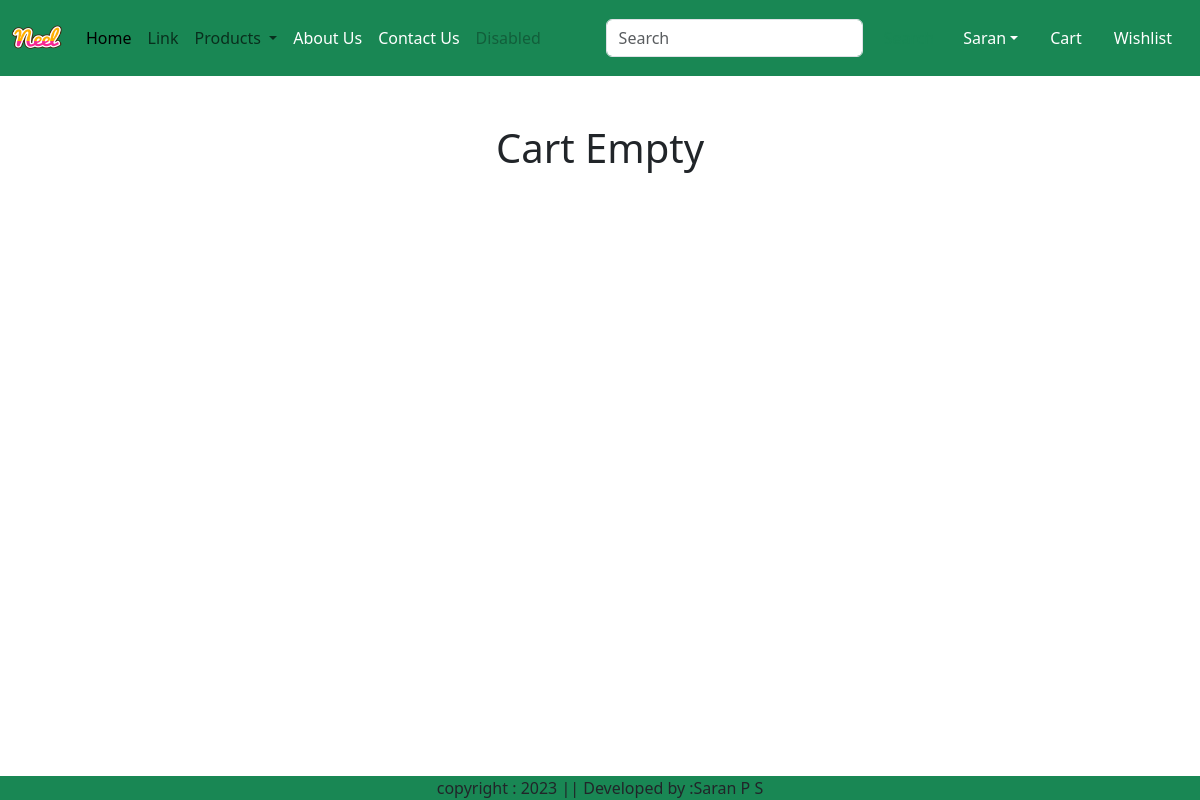
The app's page /cart/ (signed in), older data.
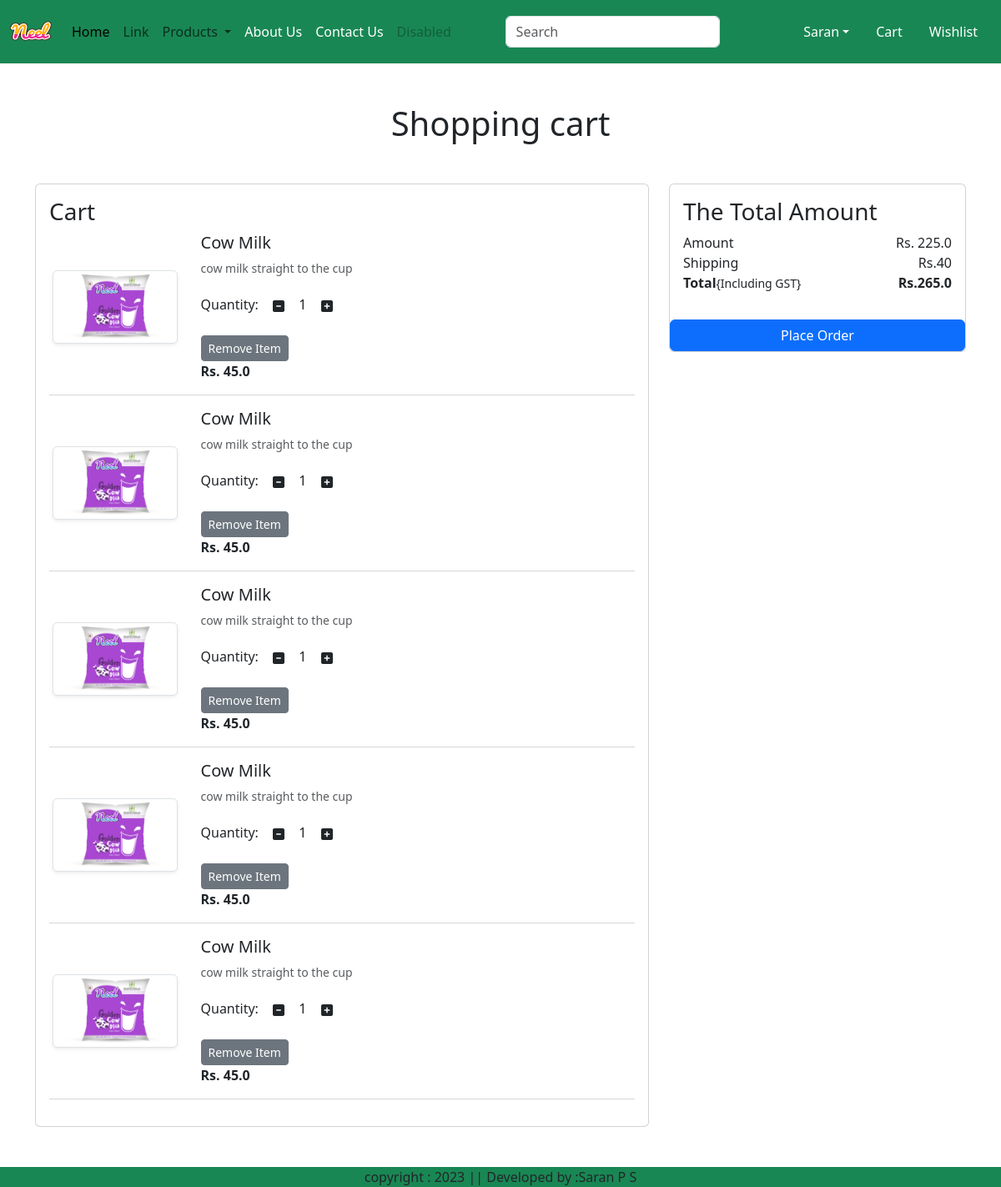
The same page, newer data.
### app/models.py (models this page shows, shortened)
class Cart(models.Model):
    user=models.ForeignKey(User,on_delete=models.CASCADE)
    product=models.ForeignKey(Product,on_delete=models.CASCADE)
    quantity=models.PositiveIntegerField(default=1)

class Product(models.Model):
    title=models.CharField(max_length=100)
    selling_price=models.FloatField()
    discounted_price=models.FloatField()
    description=models.TextField()
    composition=models.TextField(default='')
    prodapp=models.TextField(default='')
    category=models.CharField(choices=CATEGORY_CHOICES,max_length=2)
    product_image=models.ImageField(upload_to='product')

### app/views.py (the view)
# urls.py: path('cart/',views.show_cart,name='showcart'),
def show_cart(request):
    user=request.user
    cart=Cart.objects.filter(user=user)
    amount=0
    for p in cart:
        value=p.quantity*p.product.discounted_price
        amount=amount+value
    totalamount=amount+40
    return render(request,'app/addtocart.html',locals())

### app/templates/app/addtocart.html (shortened to what this page needs)
{% extends 'app/base.html' %}
{% load static  %}
{% block main-content %}
<div class='container my-5'>
    <div class='row'>
        {% if cart %}
        <h1 class='text-center mb-5'> Shopping cart</h1>
        <div class='col-sm-8'>
            <div class='card'>
                <div class='card-body'>
                    <h3>Cart</h3>
                    {% for item in cart %}
                    <div class='row'>
                        <div class='col-sm-3 text-center align-self-center'><img src='{{item.product.product_image.url}}' alt='' srcset='' class='img-fluid img-thumbnail shadow-sm' height='150' width='150'></div>
                            <div class='col-sm-9'>
                                <div>
                                    <h5>{{item.product.title}}</h5>
                                    <p class='mb-2 text-muted small'>{{item.product.description}}</p>
                                    <div class='my-3'>
                                    <label for='quantity'>Quantity:</lable>
                                        <a class='minus-cart btn' pid={{item.product.id}}><i class='fas fa-minus-square fa-ig'></i></a>
                                            <span id='quantity'>{{item.quantity}}</span>
                                        <a class='plus-cart btn' pid={{item.product.id}}><i class='fas fa-plus-square fa-ig'></i></a>
                                    </div>
                                    <div classs='d-flex justify-content-between'>
                                        <a href='#' class='remove-cart btn btn-sm btn-secondary mr-3' pid={{item.product.id}}>Remove Item</a>
                                        <p class='mb-0'><span><strong>Rs. {{item.product.discounted_price}}</strong></span></p>
                                    </div>
                                </div>
                            </div>
                        </div>
                    <hr class='text-muted'>
                    {% endfor %}
                </div>
            </div>
        </div>
        <div class='col-sm-4'>
            <div class='card'>
                <div class='card-body'>
                    <h3>The Total Amount </h3>
                    <ul class='list-group'>
                        <li class='list-group-items d-flex justify-content-between align-items-center border=0 px-0 pb-0'>Amount<span id='amount'>Rs. {{amount}}</span></li>
                        <li class='list-group-items d-flex justify-content-between align-items-center px-0 '>Shipping<span >Rs.40 </span></li>
                        <li class='list-group-items d-flex justify-content-between align-items-center border=0 px-0 mb-3'>
                        <div>
                            <strong>Total</strong><small>{Including GST}</small>
                        </div>
                        <span id='totalamount'><strong>Rs.{{totalamount}}</strong><span>
                        </li>
                    </ul>
                    </div class='d-grid'><a href='#' class='btn btn-primary'>Place Order</a></div>
                </div>
            </div>
        </div>
        {% else %}
            <h1 class='text-center mb-5'>Cart Empty</h1>
        {% endif %}
    </div>
</div>
{% endblock main-content%}

### app/templates/app/base.html (shortened to what this page needs)
<!DOCTYPE html>
{% load static %}
<html lang="en">
<head>
    <link href="https://cdn.jsdelivr.net/npm/bootstrap@5.3.0-alpha3/dist/css/bootstrap.min.css" rel="stylesheet">
    <link rel='stylesheet' href={% static 'app/css/owl.carousel.min.css' %} />
    <link rel='stylesheet' href={% static 'app/css/all.min.css' %} />
    <link rel='stylesheet' href={% static 'app/css/style.css' %} />
</head>
<body>
    <nav class="navbar navbar-expand-lg navbar-light bg-success ">
        <div class="container-fluid">
          <a class="navbar-brand" href={% url 'home' %}>
            <img src="{% static "app/images/product/Neel.png" %}" width=50px height=50px/>
          </a>
          <div class="collapse navbar-collapse" id="navbarSupportedContent">
            <ul class="navbar-nav me-auto mb-2 mb-lg-0">
              {% if request.user.is_authenticated %}
              <li class="nav-item">
                <a class="nav-link active" aria-current="page" href={% url 'home' %}>Home</a>
              </li>
              <li class="nav-item">
                <a class="nav-link" href="#">Link</a>
              </li>
              <li class="nav-item dropdown">
                <a class="nav-link dropdown-toggle" href="#" role="button" data-bs-toggle="dropdown" aria-expanded="false">
                  Products
                </a>
              </li>
              <li class="nav-item">
                <a class="nav-link text-white" href={% url 'about' %}>About Us</a>
              </li>
              <li class="nav-item">
                <a class="nav-link text-white" href={% url 'contact' %}>Contact Us</a>
              </li>
              <li class="nav-item">
                <a class="nav-link disabled" href='#'>Disabled</a>
              </li>
            </ul>
            <form class="d-flex" role="search">
              <input class="form-control me-2" type="search" placeholder="Search" aria-label="Search">
              <button class="btn btn-outline-success" type="submit">Search</button>
            </form>
          </div>
          <ul class="navbar-nav me-auto mb-2 mb-lg-0">
            <li class="navbar-item dropdown mx-2">
                <a class='nav-link dropdown-toggle text-white' href='#' id='profileDropdown' role='button' data-bs-toggle='dropdown' aria-expanded='false'>Saran</a>
            </li>
            <li class='nav-item mx-2'>
                <a href='#' class='nav-link text-white'> Cart</a>
            </li>
            <li class='nav-item mx-2'>
                <a href='#' class='nav-link text-white'> Wishlist</a>
            </li>
            {%endif%}
          </ul>
        </div>
      </nav>
      {% block main-content %}{% endblock main-content %}
      <footer class="container-fluid bg-success fixed-bottom padding-bottom:100px text-center ">
        copyright : 2023 || Developed by :Saran P S
      </footer>
      <br>
</body>
</html>

Row changes from the older to the newer data that the page shows:
added Cart: product.product_image (picture), product "Cow Milk", product.description "cow milk straight to the cup", quantity "1", product.discounted_price "45.0"
added Cart: product.product_image (picture), product "Cow Milk", product.description "cow milk straight to the cup", quantity "1", product.discounted_price "45.0"
added Cart: product.product_image (picture), product "Cow Milk", product.description "cow milk straight to the cup", quantity "1", product.discounted_price "45.0"
added Cart: product.product_image (picture), product "Cow Milk", product.description "cow milk straight to the cup", quantity "1", product.discounted_price "45.0"
added Cart: product.product_image (picture), product "Cow Milk", product.description "cow milk straight to the cup", quantity "1", product.discounted_price "45.0"
Text that changed along with them:
{{ amount }}: (not shown) → "225.0"
{{ totalamount }}: (not shown) → "265.0"
text no longer shown: "Cart Empty"
text now shown: "Shopping cart Cart The Total Amount Amount Rs. Shipping Rs.40 Total {Including GST} Rs. Place Order"
